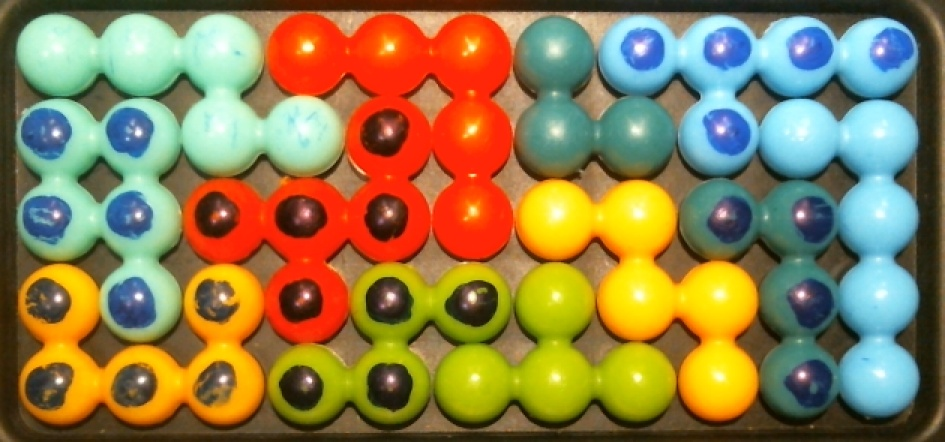
#> input picture pic/compare/save_9.jpg, 945 x 442 px, found by its file name; its folder holds 5 pictures in this run
$ jupyter execute compare.ipynb
#> lines starting #> are read from the running program, lines starting #| are printed output that depends on the picture
[cell 1]
import os
import cv2
from skimage.metrics import structural_similarity as ssim
import matplotlib.pyplot as plt
import numpy as np

def mse(image1, image2):
    return np.sum((image1.astype("float") - image2.astype("float")) ** 2) / float(image1.size)

def compare_images(reference_image, image_folder):
    gray_reference_image = cv2.cvtColor(reference_image, cv2.COLOR_BGR2GRAY)
    results = []
    min_mse_image, min_mse_value = None, float('inf')
    for index, jpeg_file in enumerate(os.listdir(image_folder), start=1):
        image_path = os.path.join(image_folder, jpeg_file)
        current_image = cv2.imread(image_path)
        current_image = cv2.resize(current_image, (reference_image.shape[1], reference_image.shape[0]))
        gray_image = cv2.cvtColor(current_image, cv2.COLOR_BGR2GRAY)
        mse_value = mse(gray_reference_image, gray_image)
        ssim_value = ssim(gray_reference_image, gray_image)
        results.append((f"Image {index} ({jpeg_file})", mse_value, ssim_value))
        if mse_value < min_mse_value:
            min_mse_value, min_mse_image = mse_value, current_image
    return results, min_mse_image

reference_image = cv2.imread("./pic/test/save_9.jpg")
#> reference_image is the input picture: shape (442, 945, 3); mean B, G, R 77.8, 125.2, 143.3
image_folder = "./pic/compare/"
common_width, common_height = reference_image.shape[1], reference_image.shape[0]
#> common_width = 945; common_height = 442
results, min_mse_image = compare_images(reference_image, image_folder)
#> in compare_images, `gray_reference_image = cv2.cvtColor(reference_image, cv2.COLOR_BGR2GRAY)`:
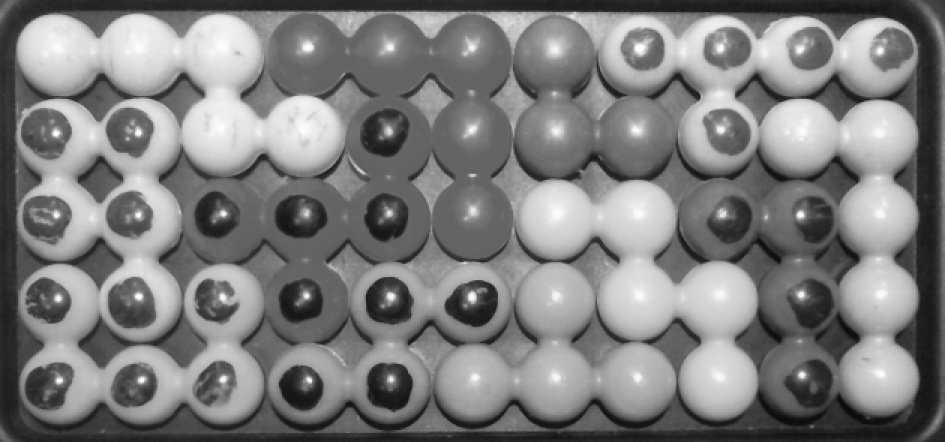
#> gray_reference_image: shape (442, 945); min 10, max 255, mean 125.2
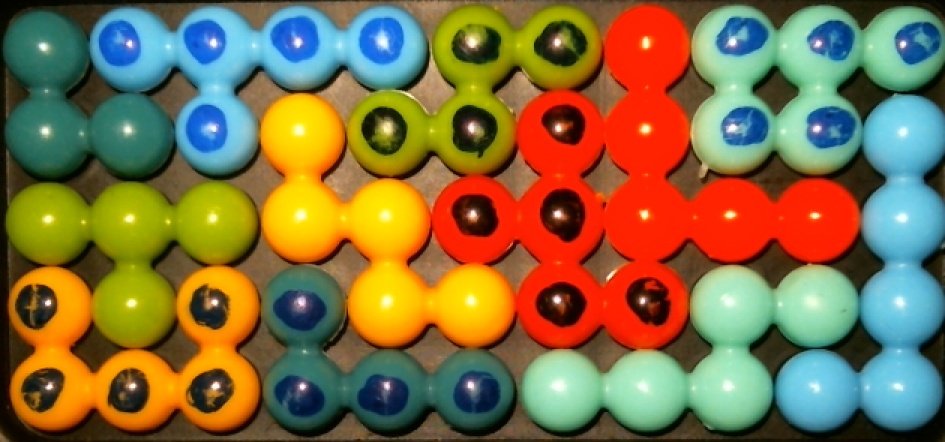
#> input picture pic/compare/save_1.jpg, 945 x 442 px
#> in compare_images, current_image is the input picture: shape (442, 945, 3); mean B, G, R 67.8, 110.9, 129.9
#> in compare_images, `gray_image = cv2.cvtColor(current_image, cv2.COLOR_BGR2GRAY)`:
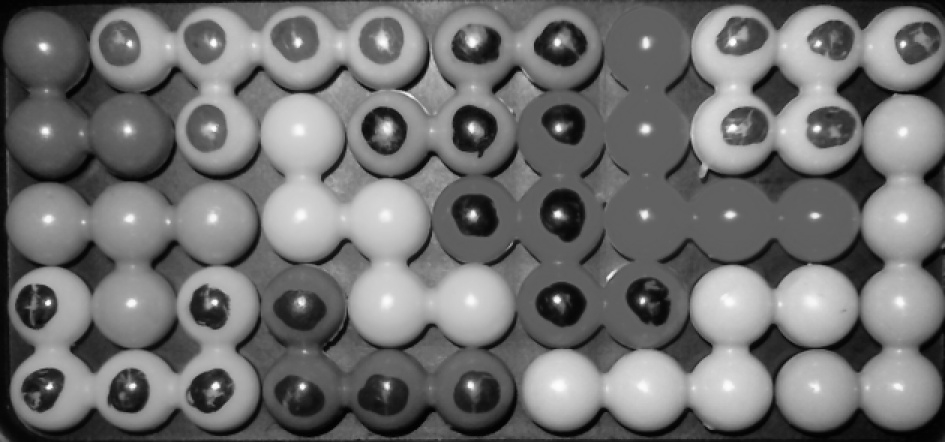
#> gray_image: shape (442, 945); min 0, max 255, mean 111.7
#> in compare_images, `mse_value = mse(gray_reference_image, gray_image)`: mse_value = 4919.2
#> in compare_images, `ssim_value = ssim(gray_reference_image, gray_image)`: ssim_value = 0.323
#> in compare_images, `min_mse_value, min_mse_image = mse_value, current_image`: min_mse_value = 4919.2
#> pass 2 of the loop in compare_images, `for index, jpeg_file in enumerate(os.listdir(image_folder), start=1):`:
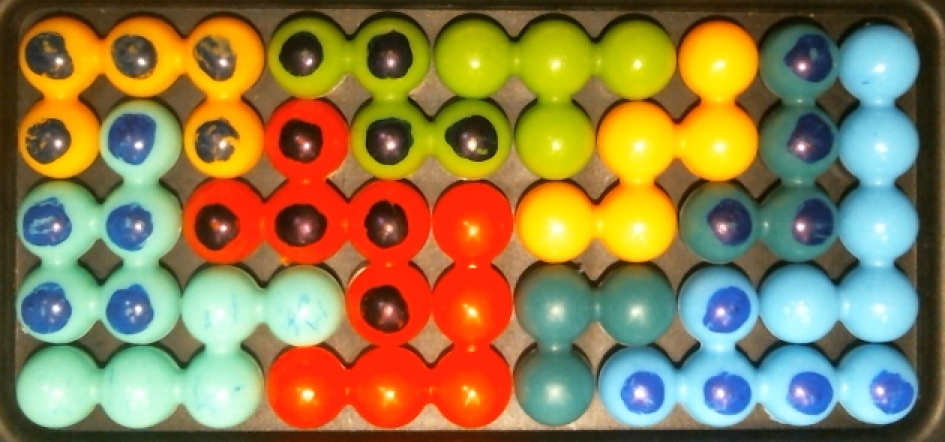
#> input picture pic/compare/save_10.jpg, 945 x 442 px
#> in compare_images, current_image is the input picture: shape (442, 945, 3); mean B, G, R 77.8, 125.2, 143.3
#> in compare_images, `gray_image = cv2.cvtColor(current_image, cv2.COLOR_BGR2GRAY)`:
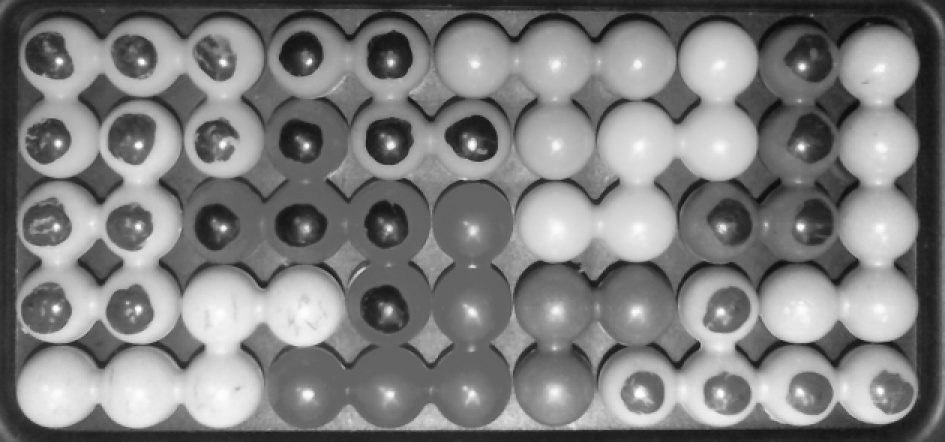
#> gray_image: shape (442, 945); min 9, max 254, mean 125.2
#> mse_value = 4650.2
#> ssim_value = 0.369
#> min_mse_value = 4650.2
#> pass 3 of the loop in compare_images, `for index, jpeg_file in enumerate(os.listdir(image_folder), start=1):`:
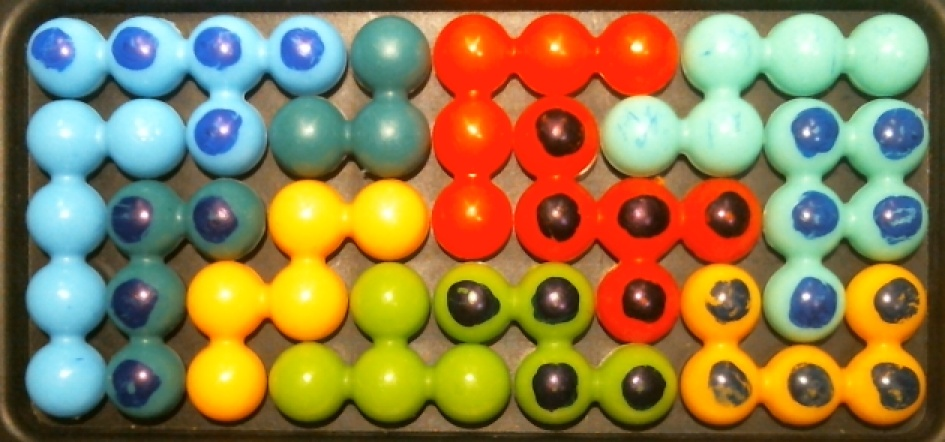
#> input picture pic/compare/save_11.jpg, 945 x 442 px
#> in compare_images, current_image is the input picture: shape (442, 945, 3); mean B, G, R 77.8, 125.2, 143.3
#> in compare_images, `gray_image = cv2.cvtColor(current_image, cv2.COLOR_BGR2GRAY)`:
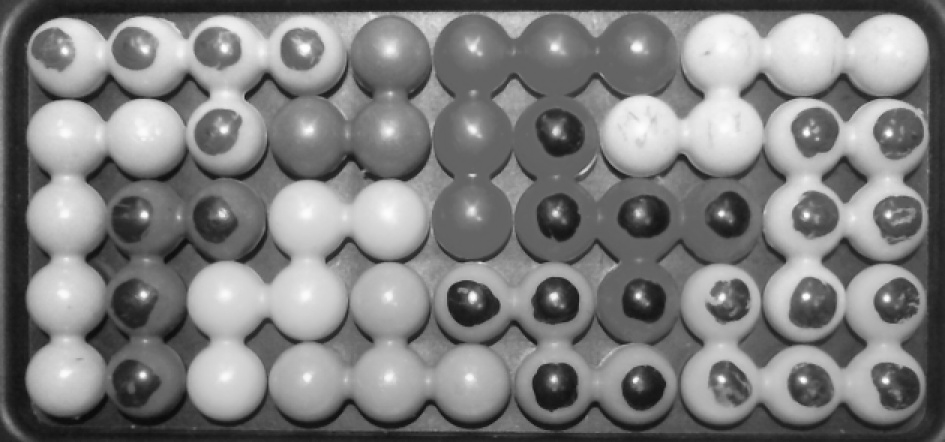
#> gray_image: shape (442, 945); min 9, max 255, mean 125.2
#> mse_value = 4136.5
#> ssim_value = 0.448
#> min_mse_value = 4136.5
#> the loop made 5 passes; the first 3 are shown

for name, mse_value, ssim_value in results:
    print(f"{name}: Mean Squared Error={round(mse_value, 2)}, Structural Similarity Index={round(ssim_value, 2)}")

plt.subplot(1, 2, 1)
plt.imshow(cv2.cvtColor(reference_image, cv2.COLOR_BGR2RGB))
plt.title("Reference Image")
plt.subplot(1, 2, 2)
plt.imshow(cv2.cvtColor(min_mse_image, cv2.COLOR_BGR2RGB))
plt.title("Image with Lowest MSE")
plt.show()
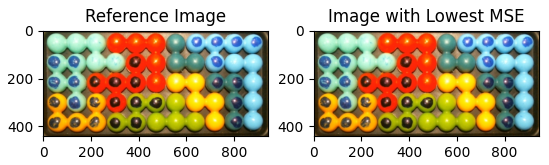
#> figure drawn by matplotlib, 2 panels
